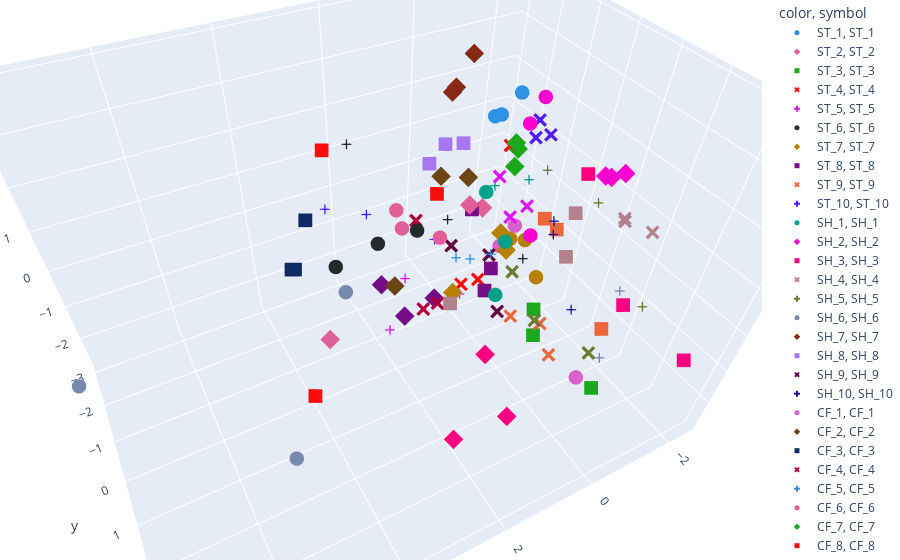

Write notebook code for a chart like this one.
### Code cell
fig = px.scatter_3d(pca3d_df_NoduleCol_comb, 
                    x=pca3d_df_NoduleCol_comb.iloc[:,1], 
                    y=pca3d_df_NoduleCol_comb.iloc[:,2], 
                    z=pca3d_df_NoduleCol_comb.iloc[:,3], 
                    color=pca3d_df_NoduleCol_comb.iloc[:,0],
                    color_discrete_sequence=px.colors.qualitative.Dark24,
                    symbol = pca3d_df_NoduleCol_comb.iloc[:,0])
fig.update_traces(marker_size = 5)
fig.update_layout(margin=dict(l=0, r=0, b=0, t=0))
fig.show()

#if save_plots == True:
#    fig.write_html(filepath)

### Figure 1 — Plotly figure (JSON) as saved in the notebook; plotly's stock layout.template omitted (floating-point values rounded to 4 significant figures)
{"data": [{"hovertemplate": "color=ST_1<br>symbol=ST_1<br>x=%{x}<br>y=%{y}<br>z=%{z}<extra></extra>", "legendgroup": "ST_1, ST_1", "marker": {"color": "#2E91E5", "size": 5, "symbol": "circle"}, "mode": "markers", "name": "ST_1, ST_1", "scene": "scene", "showlegend": true, "type": "scatter3d", "x": [-1.179, -1.326, -1.124], "y": [-1.533, -1.186, -1.667], "z": [1.792, 2.421, 1.696]}, {"hovertemplate": "color=ST_2<br>symbol=ST_2<br>x=%{x}<br>y=%{y}<br>z=%{z}<extra></extra>", "legendgroup": "ST_2, ST_2", "marker": {"color": "#E15F99", "size": 5, "symbol": "diamond"}, "mode": "markers", "name": "ST_2, ST_2", "scene": "scene", "showlegend": true, "type": "scatter3d", "x": [-0.1922, -0.5467, 3.357], "y": [-0.9332, -0.9462, -0.4364], "z": [0.2366, 0.01896, -1.662]}, {"hovertemplate": "color=ST_3<br>symbol=ST_3<br>x=%{x}<br>y=%{y}<br>z=%{z}<extra></extra>", "legendgroup": "ST_3, ST_3", "marker": {"color": "#1CA71C", "size": 5, "symbol": "square"}, "mode": "markers", "name": "ST_3, ST_3", "scene": "scene", "showlegend": true, "type": "scatter3d", "x": [-1.365, -0.5475, -0.5662], "y": [2.518, 1.315, 1.145], "z": [-2.738, -1.815, -1.185]}, {"hovertemplate": "color=ST_4<br>symbol=ST_4<br>x=%{x}<br>y=%{y}<br>z=%{z}<extra></extra>", "legendgroup": "ST_4, ST_4", "marker": {"color": "#FB0D0D", "size": 5, "symbol": "x"}, "mode": "markers", "name": "ST_4, ST_4", "scene": "scene", "showlegend": true, "type": "scatter3d", "x": [-0.07538, 0.355, -0.9523], "y": [-0.1812, -0.1924, -0.8409], "z": [-1.25, -1.21, 1.523]}, {"hovertemplate": "color=ST_5<br>symbol=ST_5<br>x=%{x}<br>y=%{y}<br>z=%{z}<extra></extra>", "legendgroup": "ST_5, ST_5", "marker": {"color": "#DA16FF", "size": 5, "symbol": "cross"}, "mode": "markers", "name": "ST_5, ST_5", "scene": "scene", "showlegend": true, "type": "scatter3d", "x": [1.619, 0.5323, 2.196], "y": [-0.4211, 0.03013, 0.02267], "z": [-0.6633, -1.221, -1.509]}, {"hovertemplate": "color=ST_6<br>symbol=ST_6<br>x=%{x}<br>y=%{y}<br>z=%{z}<extra></extra>", "legendgroup": "ST_6, ST_6", "marker": {"color": "#222A2A", "size": 5, "symbol": "circle"}, "mode": "markers", "name": "ST_6, ST_6", "scene": "scene", "showlegend": true, "type": "scatter3d", "x": [0.9814, 1.88, 3.025], "y": [-1.085, -1.135, -0.6939], "z": [-0.1222, -0.1621, 0.05092]}, {"hovertemplate": "color=ST_7<br>symbol=ST_7<br>x=%{x}<br>y=%{y}<br>z=%{z}<extra></extra>", "legendgroup": "ST_7, ST_7", "marker": {"color": "#B68100", "size": 5, "symbol": "diamond"}, "mode": "markers", "name": "ST_7, ST_7", "scene": "scene", "showlegend": true, "type": "scatter3d", "x": [-1.039, 0.8386, -1.027], "y": [-0.5355, 0.199, -0.7892], "z": [-1.071, -0.8766, -0.7555]}, {"hovertemplate": "color=ST_8<br>symbol=ST_8<br>x=%{x}<br>y=%{y}<br>z=%{z}<extra></extra>", "legendgroup": "ST_8, ST_8", "marker": {"color": "#750D86", "size": 5, "symbol": "square"}, "mode": "markers", "name": "ST_8, ST_8", "scene": "scene", "showlegend": true, "type": "scatter3d", "x": [-0.2374, 0.03014, -0.3185], "y": [-0.005299, 0.2204, -1.013], "z": [-0.8403, -1.181, 0.01448]}, {"hovertemplate": "color=ST_9<br>symbol=ST_9<br>x=%{x}<br>y=%{y}<br>z=%{z}<extra></extra>", "legendgroup": "ST_9, ST_9", "marker": {"color": "#EB663B", "size": 5, "symbol": "x"}, "mode": "markers", "name": "ST_9, ST_9", "scene": "scene", "showlegend": true, "type": "scatter3d", "x": [-0.5377, -0.4022, -0.7174], "y": [0.5434, 1.993, 1.266], "z": [-1.962, -1.652, -1.584]}, {"hovertemplate": "color=ST_10<br>symbol=ST_10<br>x=%{x}<br>y=%{y}<br>z=%{z}<extra></extra>", "legendgroup": "ST_10, ST_10", "marker": {"color": "#511CFB", "size": 5, "symbol": "cross"}, "mode": "markers", "name": "ST_10, ST_10", "scene": "scene", "showlegend": true, "type": "scatter3d", "x": [2.361, 0.5502, 1.63], "y": [-2.726, -1.05, -2.16], "z": [-0.2083, -0.5146, -0.2207]}, {"hovertemplate": "color=SH_1<br>symbol=SH_1<br>x=%{x}<br>y=%{y}<br>z=%{z}<extra></extra>", "legendgroup": "SH_1, SH_1", "marker": {"color": "#00A08B", "size": 5, "symbol": "circle"}, "mode": "markers", "name": "SH_1, SH_1", "scene": "scene", "showlegend": true, "type": "scatter3d", "x": [0.6832, 0.8155, 1.126], "y": [0.6515, 1.505, 1.837], "z": [1.944, 1.52, 0.6825]}, {"hovertemplate": "color=SH_2<br>symbol=SH_2<br>x=%{x}<br>y=%{y}<br>z=%{z}<extra></extra>", "legendgroup": "SH_2, SH_2", "marker": {"color": "#FB00D1", "size": 5, "symbol": "diamond"}, "mode": "markers", "name": "SH_2, SH_2", "scene": "scene", "showlegend": true, "type": "scatter3d", "x": [-1.691, -1.573, -1.401], "y": [1.051, 1.29, 1.697], "z": [1.748, 1.909, 2.31]}, {"hovertemplate": "color=SH_3<br>symbol=SH_3<br>x=%{x}<br>y=%{y}<br>z=%{z}<extra></extra>", "legendgroup": "SH_3, SH_3", "marker": {"color": "#FC0080", "size": 5, "symbol": "square"}, "mode": "markers", "name": "SH_3, SH_3", "scene": "scene", "showlegend": true, "type": "scatter3d", "x": [-0.8759, -1.479, -1.343], "y": [2.899, 4.005, 0.9482], "z": [0.4434, -0.2163, 1.839]}, {"hovertemplate": "color=SH_4<br>symbol=SH_4<br>x=%{x}<br>y=%{y}<br>z=%{z}<extra></extra>", "legendgroup": "SH_4, SH_4", "marker": {"color": "#B2828D", "size": 5, "symbol": "x"}, "mode": "markers", "name": "SH_4, SH_4", "scene": "scene", "showlegend": true, "type": "scatter3d", "x": [-1.804, -1.748, -1.888], "y": [1.657, 2.346, 1.617], "z": [1.14, 1.351, 1.011]}, {"hovertemplate": "color=SH_5<br>symbol=SH_5<br>x=%{x}<br>y=%{y}<br>z=%{z}<extra></extra>", "legendgroup": "SH_5, SH_5", "marker": {"color": "#6C7C32", "size": 5, "symbol": "cross"}, "mode": "markers", "name": "SH_5, SH_5", "scene": "scene", "showlegend": true, "type": "scatter3d", "x": [-1.274, -0.6591, -1.088], "y": [1.418, 0.6226, 3.125], "z": [1.53, 1.942, 0.51]}, {"hovertemplate": "color=SH_6<br>symbol=SH_6<br>x=%{x}<br>y=%{y}<br>z=%{z}<extra></extra>", "legendgroup": "SH_6, SH_6", "marker": {"color": "#778AAE", "size": 5, "symbol": "circle"}, "mode": "markers", "name": "SH_6, SH_6", "scene": "scene", "showlegend": true, "type": "scatter3d", "x": [5.26, 4.41, 7.686], "y": [2.694, 2.96, 1.607], "z": [-0.1814, 3.314, 1.874]}, {"hovertemplate": "color=SH_7<br>symbol=SH_7<br>x=%{x}<br>y=%{y}<br>z=%{z}<extra></extra>", "legendgroup": "SH_7, SH_7", "marker": {"color": "#862A16", "size": 5, "symbol": "diamond"}, "mode": "markers", "name": "SH_7, SH_7", "scene": "scene", "showlegend": true, "type": "scatter3d", "x": [0.3841, 0.8102, 0.6686], "y": [-0.5213, -0.4407, -0.5455], "z": [3.9, 3.347, 3.349]}, {"hovertemplate": "color=SH_8<br>symbol=SH_8<br>x=%{x}<br>y=%{y}<br>z=%{z}<extra></extra>", "legendgroup": "SH_8, SH_8", "marker": {"color": "#A777F1", "size": 5, "symbol": "square"}, "mode": "markers", "name": "SH_8, SH_8", "scene": "scene", "showlegend": true, "type": "scatter3d", "x": [0.3548, -0.4359, -0.9971], "y": [-1.752, -2.39, -2.506], "z": [0.9462, 0.8106, 0.5995]}, {"hovertemplate": "color=SH_9<br>symbol=SH_9<br>x=%{x}<br>y=%{y}<br>z=%{z}<extra></extra>", "legendgroup": "SH_9, SH_9", "marker": {"color": "#620042", "size": 5, "symbol": "x"}, "mode": "markers", "name": "SH_9, SH_9", "scene": "scene", "showlegend": true, "type": "scatter3d", "x": [-0.2431, -0.1072, -0.6141], "y": [0.4223, -1.34, -0.5836], "z": [-1.781, -1.197, -1.083]}, {"hovertemplate": "color=SH_10<br>symbol=SH_10<br>x=%{x}<br>y=%{y}<br>z=%{z}<extra></extra>", "legendgroup": "SH_10, SH_10", "marker": {"color": "#1616A7", "size": 5, "symbol": "cross"}, "mode": "markers", "name": "SH_10, SH_10", "scene": "scene", "showlegend": true, "type": "scatter3d", "x": [-2.202, -1.669, -2.042], "y": [-0.3727, 1.161, -0.2894], "z": [-0.9508, -1.726, -0.4387]}, {"hovertemplate": "color=CF_1<br>symbol=CF_1<br>x=%{x}<br>y=%{y}<br>z=%{z}<extra></extra>", "legendgroup": "CF_1, CF_1", "marker": {"color": "#DA60CA", "size": 5, "symbol": "circle"}, "mode": "markers", "name": "CF_1, CF_1", "scene": "scene", "showlegend": true, "type": "scatter3d", "x": [-1.212, -1.408, -0.9402], "y": [2.178, -0.8063, -0.6616], "z": [-2.675, -0.7055, -1.008]}, {"hovertemplate": "color=CF_2<br>symbol=CF_2<br>x=%{x}<br>y=%{y}<br>z=%{z}<extra></extra>", "legendgroup": "CF_2, CF_2", "marker": {"color": "#6C4516", "size": 5, "symbol": "diamond"}, "mode": "markers", "name": "CF_2, CF_2", "scene": "scene", "showlegend": true, "type": "scatter3d", "x": [1.361, -1.058, -0.3541], "y": [-1.307, -2.262, -2.342], "z": [-1.783, -0.2016, 0.01193]}, {"hovertemplate": "color=CF_3<br>symbol=CF_3<br>x=%{x}<br>y=%{y}<br>z=%{z}<extra></extra>", "legendgroup": "CF_3, CF_3", "marker": {"color": "#0D2A63", "size": 5, "symbol": "square"}, "mode": "markers", "name": "CF_3, CF_3", "scene": "scene", "showlegend": true, "type": "scatter3d", "x": [3.168, 2.75, 3.305], "y": [-2.856, -2.979, -2.678], "z": [-1.787, -0.5562, -1.577]}, {"hovertemplate": "color=CF_4<br>symbol=CF_4<br>x=%{x}<br>y=%{y}<br>z=%{z}<extra></extra>", "legendgroup": "CF_4, CF_4", "marker": {"color": "#AF0038", "size": 5, "symbol": "x"}, "mode": "markers", "name": "CF_4, CF_4", "scene": "scene", "showlegend": true, "type": "scatter3d", "x": [1.338, 0.7423, 1.012], "y": [-0.09397, -1.538, -0.05905], "z": [-1.411, -0.276, -1.356]}, {"hovertemplate": "color=CF_5<br>symbol=CF_5<br>x=%{x}<br>y=%{y}<br>z=%{z}<extra></extra>", "legendgroup": "CF_5, CF_5", "marker": {"color": "#2E91E5", "size": 5, "symbol": "cross"}, "mode": "markers", "name": "CF_5, CF_5", "scene": "scene", "showlegend": true, "type": "scatter3d", "x": [-0.3848, 0.2617, 0.002172], "y": [-0.2542, -0.6009, -0.4461], "z": [-0.6948, -0.8073, -0.8259]}, {"hovertemplate": "color=CF_6<br>symbol=CF_6<br>x=%{x}<br>y=%{y}<br>z=%{z}<extra></extra>", "legendgroup": "CF_6, CF_6", "marker": {"color": "#E15F99", "size": 5, "symbol": "circle"}, "mode": "markers", "name": "CF_6, CF_6", "scene": "scene", "showlegend": true, "type": "scatter3d", "x": [0.9834, 1.107, 1.802], "y": [-1.995, -0.02925, -0.2934], "z": [-0.2262, 0.5464, 0.8497]}, {"hovertemplate": "color=CF_7<br>symbol=CF_7<br>x=%{x}<br>y=%{y}<br>z=%{z}<extra></extra>", "legendgroup": "CF_7, CF_7", "marker": {"color": "#1CA71C", "size": 5, "symbol": "diamond"}, "mode": "markers", "name": "CF_7, CF_7", "scene": "scene", "showlegend": true, "type": "scatter3d", "x": [-1.582, -0.7586, -1.094], "y": [-1.334, -0.4514, -0.7615], "z": [0.5087, 1.868, 1.445]}, {"hovertemplate": "color=CF_8<br>symbol=CF_8<br>x=%{x}<br>y=%{y}<br>z=%{z}<extra></extra>", "legendgroup": "CF_8, CF_8", "marker": {"color": "#FB0D0D", "size": 5, "symbol": "square"}, "mode": "markers", "name": "CF_8, CF_8", "scene": "scene", "showlegend": true, "type": "scatter3d", "x": [0.9281, 4.512, 3.404], "y": [-0.5138, 1.673, -0.03379], "z": [1.202, -0.2981, 3.228]}, {"hovertemplate": "color=CF_9<br>symbol=CF_9<br>x=%{x}<br>y=%{y}<br>z=%{z}<extra></extra>", "legendgroup": "CF_9, CF_9", "marker": {"color": "#DA16FF", "size": 5, "symbol": "x"}, "mode": "markers", "name": "CF_9, CF_9", "scene": "scene", "showlegend": true, "type": "scatter3d", "x": [-1.071, -0.6842, -0.5493], "y": [-0.1727, -0.7022, -0.03037], "z": [0.4121, 0.9432, 0.4249]}, {"hovertemplate": "color=CF_10<br>symbol=CF_10<br>x=%{x}<br>y=%{y}<br>z=%{z}<extra></extra>", "legendgroup": "CF_10, CF_10", "marker": {"color": "#222A2A", "size": 5, "symbol": "cross"}, "mode": "markers", "name": "CF_10, CF_10", "scene": "scene", "showlegend": true, "type": "scatter3d", "x": [1.287, 2.24, -0.653], "y": [0.436, -1.698, 0.449], "z": [1.4, 2.019, -0.3622]}, {"hovertemplate": "color=BG_1<br>symbol=BG_1<br>x=%{x}<br>y=%{y}<br>z=%{z}<extra></extra>", "legendgroup": "BG_1, BG_1", "marker": {"color": "#B68100", "size": 5, "symbol": "circle"}, "mode": "markers", "name": "BG_1, BG_1", "scene": "scene", "showlegend": true, "type": "scatter3d", "x": [-2.088, 0.4021, -2.258], "y": [-1.647, 1.973, -1.301], "z": [-2.019, 0.901, -1.863]}, {"hovertemplate": "color=BG_2<br>symbol=BG_2<br>x=%{x}<br>y=%{y}<br>z=%{z}<extra></extra>", "legendgroup": "BG_2, BG_2", "marker": {"color": "#750D86", "size": 5, "symbol": "diamond"}, "mode": "markers", "name": "BG_2, BG_2", "scene": "scene", "showlegend": true, "type": "scatter3d", "x": [1.188, 0.3607, 1.595], "y": [-1.112, -1.169, -1.515], "z": [-2.696, -2.532, -1.82]}, {"hovertemplate": "color=BG_3<br>symbol=BG_3<br>x=%{x}<br>y=%{y}<br>z=%{z}<extra></extra>", "legendgroup": "BG_3, BG_3", "marker": {"color": "#EB663B", "size": 5, "symbol": "square"}, "mode": "markers", "name": "BG_3, BG_3", "scene": "scene", "showlegend": true, "type": "scatter3d", "x": [-2.253, -2.35, -2.27], "y": [-0.7931, -0.4493, 1.613], "z": [-0.8144, -0.9196, -2.221]}, {"hovertemplate": "color=BG_4<br>symbol=BG_4<br>x=%{x}<br>y=%{y}<br>z=%{z}<extra></extra>", "legendgroup": "BG_4, BG_4", "marker": {"color": "#511CFB", "size": 5, "symbol": "x"}, "mode": "markers", "name": "BG_4, BG_4", "scene": "scene", "showlegend": true, "type": "scatter3d", "x": [-2.366, -2.183, -2.263], "y": [-1.702, -1.476, -1.15], "z": [0.7948, 1.413, 1.209]}, {"hovertemplate": "color=BG_5<br>symbol=BG_5<br>x=%{x}<br>y=%{y}<br>z=%{z}<extra></extra>", "legendgroup": "BG_5, BG_5", "marker": {"color": "#00A08B", "size": 5, "symbol": "cross"}, "mode": "markers", "name": "BG_5, BG_5", "scene": "scene", "showlegend": true, "type": "scatter3d", "x": [-1.565, -1.241, -0.903], "y": [-0.7972, -1.492, -1.265], "z": [0.5097, 0.006961, 0.1062]}, {"hovertemplate": "color=BG_6<br>symbol=BG_6<br>x=%{x}<br>y=%{y}<br>z=%{z}<extra></extra>", "legendgroup": "BG_6, BG_6", "marker": {"color": "#FB00D1", "size": 5, "symbol": "circle"}, "mode": "markers", "name": "BG_6, BG_6", "scene": "scene", "showlegend": true, "type": "scatter3d", "x": [-1.498, -1.443, -2.144], "y": [-0.9972, -0.2967, -1.397], "z": [1.783, -0.6218, 2.007]}, {"hovertemplate": "color=BG_7<br>symbol=BG_7<br>x=%{x}<br>y=%{y}<br>z=%{z}<extra></extra>", "legendgroup": "BG_7, BG_7", "marker": {"color": "#FC0080", "size": 5, "symbol": "diamond"}, "mode": "markers", "name": "BG_7, BG_7", "scene": "scene", "showlegend": true, "type": "scatter3d", "x": [2.343, 0.9829, 0.8009], "y": [2.769, 2.602, 1.464], "z": [-1.678, -2.087, -1.527]}, {"hovertemplate": "color=BG_8<br>symbol=BG_8<br>x=%{x}<br>y=%{y}<br>z=%{z}<extra></extra>", "legendgroup": "BG_8, BG_8", "marker": {"color": "#B2828D", "size": 5, "symbol": "square"}, "mode": "markers", "name": "BG_8, BG_8", "scene": "scene", "showlegend": true, "type": "scatter3d", "x": [-1.453, 1.277, -0.1248], "y": [0.7898, 0.7533, 2.034], "z": [0.7773, -0.4731, 1.205]}, {"hovertemplate": "color=BG_9<br>symbol=BG_9<br>x=%{x}<br>y=%{y}<br>z=%{z}<extra></extra>", "legendgroup": "BG_9, BG_9", "marker": {"color": "#6C7C32", "size": 5, "symbol": "x"}, "mode": "markers", "name": "BG_9, BG_9", "scene": "scene", "showlegend": true, "type": "scatter3d", "x": [0.09303, -0.5577, -0.05836], "y": [1.025, 2.774, 1.726], "z": [0.08309, -0.8309, -0.6949]}, {"hovertemplate": "color=BG_10<br>symbol=BG_10<br>x=%{x}<br>y=%{y}<br>z=%{z}<extra></extra>", "legendgroup": "BG_10, BG_10", "marker": {"color": "#778AAE", "size": 5, "symbol": "cross"}, "mode": "markers", "name": "BG_10, BG_10", "scene": "scene", "showlegend": true, "type": "scatter3d", "x": [-1.552, -1.187, -0.004853], "y": [2.254, 1.022, 3.426], "z": [-0.1045, -0.06005, 0.06092]}], "layout": {"autosize": true, "legend": {"title": {"text": "color, symbol"}, "tracegroupgap": 0}, "margin": {"b": 0, "l": 0, "r": 0, "t": 0}, "scene": {"aspectmode": "auto", "aspectratio": {"x": 1.297, "y": 0.9008, "z": 0.8562}, "camera": {"center": {"x": 0, "y": 0, "z": 0}, "eye": {"x": 0.4831, "y": 0.9276, "z": 1.03}, "projection": {"type": "perspective"}, "up": {"x": 0, "y": 0, "z": 1}}, "domain": {"x": [0, 1], "y": [0, 1]}, "xaxis": {"title": {"text": "x"}, "type": "linear"}, "yaxis": {"title": {"text": "y"}, "type": "linear"}, "zaxis": {"title": {"text": "z"}, "type": "linear"}}}}
